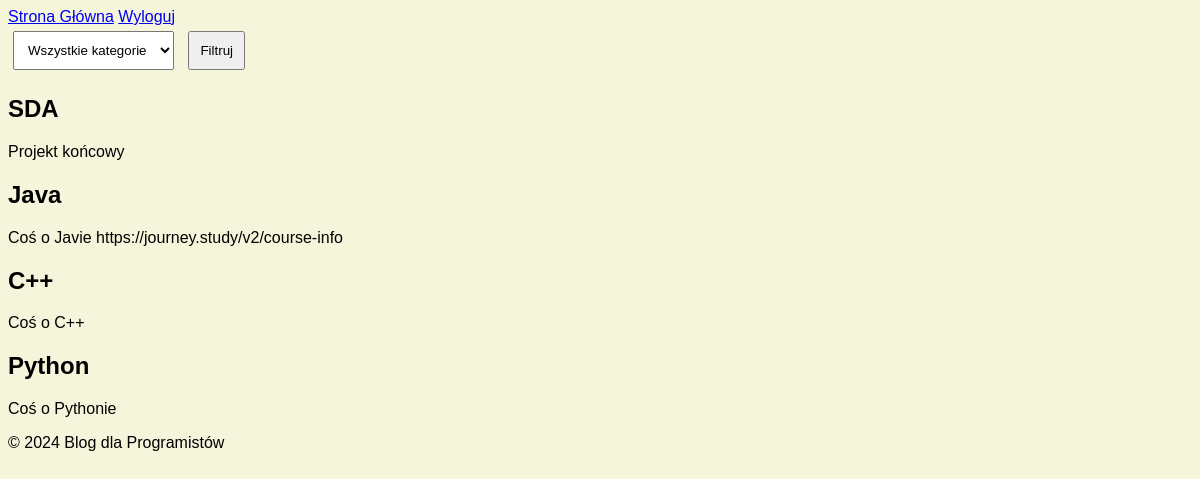
The app's page /posts/ (signed in) with its own data.
### posts/models.py (models this page shows)
class Post(models.Model):
    CATEGORY_CHOICES = [
        ('Python', 'Python'),
        ('Java', 'Java'),
        ('C++', 'C++'),
        ('JavaScript', 'JavaScript'),
        ('Ruby', 'Ruby'),
    ]
    title = models.CharField(max_length=255)
    image = models.ImageField(upload_to='post_images/', null=True, blank=True)
    content = models.TextField()
    date_posted = models.DateTimeField(auto_now_add=True)
    author = models.ForeignKey(User, on_delete=models.CASCADE)
    category = models.CharField(max_length=10, choices=CATEGORY_CHOICES, default='Python')

### posts/views.py (the view)
# urls.py: path('posts/', post_list, name='post_list'),
def post_list(request):
    form = CategoryFilterForm(request.GET)
    if form.is_valid() and form.cleaned_data['category']:
        posts = Post.objects.filter(category=form.cleaned_data['category']).order_by('-date_posted')
    else:
        posts = Post.objects.all().order_by('-date_posted')
    return render(request, 'posts/post_list.html', {'posts': posts, 'form': form})

### posts/forms.py
class CategoryFilterForm(forms.Form):
    category = forms.ModelChoiceField(
        queryset=Category.objects.all(),
        required=False,
        label="Wybierz kategorię",
        empty_label="Wszystkie kategorie"
    )

### posts/models.py (called while the page is built)
    def __str__(self):
        return self.name

### posts/templates/posts/post_list.html (shortened to what this page needs)
{% extends 'base.html' %}
{% block content %}
<form method="get" action="{% url 'post_list' %}">
    {{ form.category }}
    <button type="submit">Filtruj</button>
</form>
{% for post in posts %}
    <div>
        <h2>{{ post.title }}</h2>
        <p>{{ post.content }}</p>
    </div>
{% endfor %}
{% endblock %}

### posts/static/css/styles.css (style rules this page uses)
body { background-color: #f5f5dc; font-family: Arial, sans-serif; }
select, button { margin: 5px; padding: 10px; }
.text-content, .post-content, p { word-wrap: break-word; overflow-wrap: break-word; width: 100%; }

### records on screen
Post: title "SDA", content "Projekt końcowy"
Post: title "Java", content "Coś o Javie https://journey.study/v2/course-info"
Post: title "C++", content "Coś o C++"
Post: title "Python", content "Coś o Pythonie"
